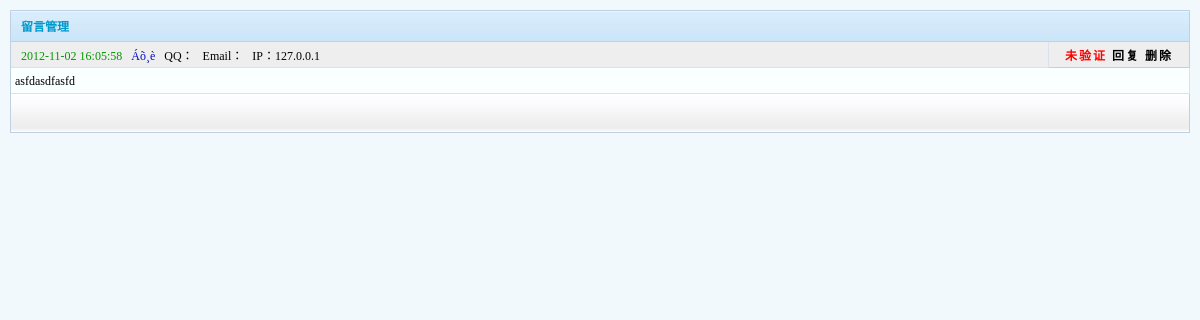
The app's page /admin/message.php (signed in) with its own data.
### tables this page shows
CREATE TABLE IF NOT EXISTS `cms_message` (
  `id` int(11) NOT NULL AUTO_INCREMENT COMMENT 'ID',
  `title` varchar(200) DEFAULT NULL COMMENT '±êÌâ',
  `name` varchar(50) DEFAULT NULL COMMENT '³Æºô',
  `qq` varchar(15) DEFAULT NULL COMMENT 'QQ',
  `email` varchar(50) DEFAULT NULL COMMENT 'Email or MSN',
  `content` text COMMENT 'ÄÚÈÝ',
  `reply` text COMMENT '»Ø¸´',
  `ip` varchar(20) DEFAULT NULL COMMENT 'ÁôÑÔÈËIP',
  `validate` int(11) DEFAULT '0' COMMENT '0ÎªÑéÖ¤ 1ÒÑÑéÖ¤',
  `created_date` datetime DEFAULT NULL COMMENT 'ÁôÑÔÈÕÆÚ',
  `reply_date` datetime DEFAULT NULL COMMENT '»Ø¸´ÈÕÆÚ',
  PRIMARY KEY (`id`)
);

### include/config.inc.php (called while the page is built, shortened)
<?php
require_once ROOT_PATH.'include/db_mysql.php';
$db = new db_mysql();
?>

### include/db_mysql.php (called while the page is built, shortened)
<?php
class db_mysql {
	private $link_id = NULL;
	function __construct() {
		$this->debug = false;
	}
	function connect($dbhost, $dbuser, $dbpwd, $dbname = '', $dbcharset = 'utf8', $pconnect = 0) {
		if ($pconnect) {
			if (! $this->link_id = mysql_pconnect ( $dbhost, $dbuser, $dbpwd )) {
				$this->ErrorMsg ();
			}
		} else {
			if (! $this->link_id = mysql_connect ( $dbhost, $dbuser, $dbpwd, 1 )) {
				$this->ErrorMsg ();
			}
		}
	}
	function query($sql) {
		if (! ($query = mysql_query ( $sql, $this->link_id ))) {
			$this->ErrorMsg ();
			return false;
		} else {
			return $query;
		}
	}
	function getList($sql) {
		$res = $this->query ( $sql );
		if ($res !== false) {
			$arr = array ();
			$row = mysql_fetch_assoc ( $res );
			while ($row) {
				$arr [] = $row;
				$row = mysql_fetch_assoc ( $res );
			}
			return $arr;
		} else {
			return false;
		}
	}
}
?>

### admin/message.php (the view, shortened to what this page needs)
<?php
require_once ("admin.inc.php");
$friendlink_list = $db->getList("select * from cms_message order by id desc");
?>
<html>
<head>
<link href="images/css.css" rel="stylesheet" type="text/css">
</head>
<body>
<table width="100%" border="0" cellpadding="0" cellspacing="0" >
  <tr>
    <td valign="top" style="padding:10px;"><table width="100%" border="0" align="center" cellpadding="0" cellspacing="0" class="table_head">
        <tr>
          <td height="30">留言管理
            &nbsp;&nbsp;&nbsp;</td>
        </tr>
      </table>
      <table width="100%" border="0" align="center" cellpadding="0" cellspacing="0" class="table_form">
        <?php
	foreach ($friendlink_list as $list){
  ?>
        <tr>
          <td height="26" align="left" style="background-color:#EEEEEE">&nbsp; <font style="color:#009900"><?php echo $list['created_date'];?></font> &nbsp;&nbsp;<font style="color:#0009CC"><?php echo $list['name'];?></font> &nbsp;&nbsp;QQ：<?php echo $list['qq'];?> &nbsp;&nbsp;Email：<?php echo $list['email'];?> &nbsp;&nbsp;IP：<?php echo $list['ip'];?></td>
          <th width="140" align="center" style="background-color:#EEEEEE"> <?php
if($list['validate']==0){
?>
            <label style="cursor:pointer; color:#FF0000" onClick="doAction('validate',<?php echo $list['id'];?>,1)">未验证</label>
            <?php
}else{
?>
            <label style="cursor:pointer;" onClick="doAction('validate',<?php echo $list['id'];?>,0)">已验证</label>
            <?php
}
?>
            <label style="cursor:pointer" onClick="reply(<?php echo $list['id'];?>,'<?php echo $list['reply'];?>')">回复</label>
            <label style="cursor:pointer" onClick="doAction('delete',<?php echo $list['id'];?>)">删除</label></th>
        </tr>
        <tr class="row">
          <td height="26" colspan="2" style="line-height:20px" ><?php echo $list['content'];?>
            </td>
        </tr>
        <?php
	}
  ?>
      </table>
      <table width="100%" border="0" cellpadding="0" cellspacing="0" class="table_footer">
        <tr>
          <td height="3" colspan="2" background="admin/images/20070907_03.gif"></td>
        </tr>
      </table></td>
  </tr>
</table>
</body>
</html>

### admin/images/css.css (style rules this page uses)
body { margin: 0px; padding: 0px; background-color:#F1F9FC; }
.table_head { background-image: url(img_09.gif); background-repeat: repeat-x; text-align: left; height: 30px; border-top-width: 1px; border-top-style: solid; border-top-color: #C0D0E4; font-size: 12px; font-weight: bold; color: #0099CB; border-left-width: 1px; border-left-style: solid; border-left-color: #C0D0E4; border-right-width: 1px; border-right-style: solid; border-right-color: #C0D0E4; }
.table_head td { padding-left:10px; padding-right:10px; }
.table_form { background-color:#FFFFFF; border-left-width: 1px; border-left-style: solid; border-left-color: #C0D0E4; font-size: 12px; border-top-width: 1px; border-top-style: solid; border-top-color: #C0D0E4; }
.table_form td { font-size:12px; height:26px; padding-left:4px; color: #000000; border-right-width: 1px; border-bottom-width: 1px; border-right-style: solid; border-bottom-style: solid; border-right-color: #D9E2EE; border-bottom-color: #D9E2EE; }
.table_form tr { background-color:#FAFFFF; }
.table_form th { font: bold 12px; color: #000000; letter-spacing: 2px; text-align: center; height:26px; background-color:#CCFFFF background-repeat: repeat-x; border-right-width: 1px; border-bottom-width: 1px; border-right-style: solid; border-bottom-style: solid; border-right-color: #C0D0E4; border-bottom-color: #C0D0E4; background-color: #EFF8FE; }
.table_footer { background-image: url(img_10.gif); background-repeat: repeat-x; height: 39px; margin: 0px; width: 100%; border-right-width: 1px; border-bottom-width: 1px; border-left-width: 1px; border-right-style: solid; border-bottom-style: solid; border-left-style: solid; border-right-color: #C0D0E4; border-bottom-color: #C0D0E4; border-left-color: #C0D0E4; padding-right: 10px; padding-left: 10px; font-size: 12px; }

### records on screen
cms_message: created_date "2012-11-02 16:05:58", name "Áõ¸è", ip "127.0.0.1", content "asfdasdfasfd"
